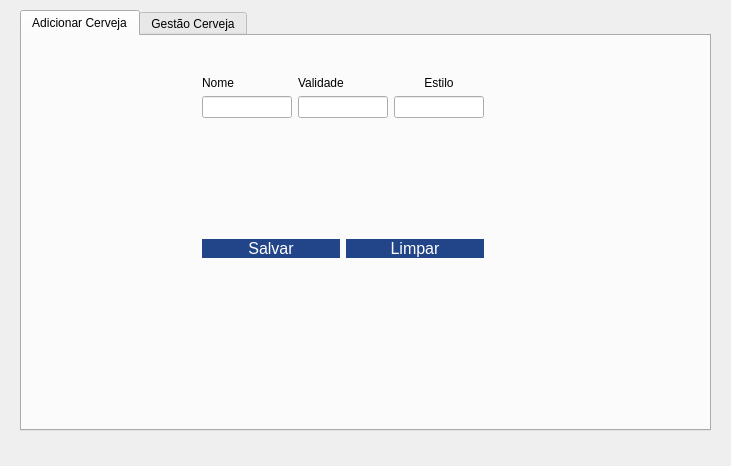
<?xml version="1.0" encoding="UTF-8"?>
<ui version="4.0">
 <class>fm_gestaocerveja</class>
 <widget class="QDialog" name="fm_gestaocerveja">
  <property name="geometry">
   <rect>
    <x>0</x>
    <y>0</y>
    <width>731</width>
    <height>466</height>
   </rect>
  </property>
  <property name="windowTitle">
   <string>Cerveja</string>
  </property>
  <property name="styleSheet">
   <string notr="true"/>
  </property>
  <widget class="QTabWidget" name="tabWidget">
   <property name="geometry">
    <rect>
     <x>20</x>
     <y>10</y>
     <width>691</width>
     <height>421</height>
    </rect>
   </property>
   <property name="styleSheet">
    <string notr="true"/>
   </property>
   <property name="currentIndex">
    <number>0</number>
   </property>
   <widget class="QWidget" name="tab_5">
    <attribute name="title">
     <string>Adicionar Cerveja</string>
    </attribute>
    <widget class="QWidget" name="layoutWidget">
     <property name="geometry">
      <rect>
       <x>180</x>
       <y>40</y>
       <width>282</width>
       <height>182</height>
      </rect>
     </property>
     <layout class="QVBoxLayout" name="verticalLayout_8">
      <item>
       <layout class="QVBoxLayout" name="verticalLayout_7">
        <item>
         <layout class="QHBoxLayout" name="horizontalLayout_2">
          <item>
           <layout class="QVBoxLayout" name="verticalLayout_4">
            <item>
             <widget class="QLabel" name="label_5">
              <property name="text">
               <string>Nome</string>
              </property>
             </widget>
            </item>
            <item>
             <widget class="QLineEdit" name="txt_add_nome"/>
            </item>
           </layout>
          </item>
          <item>
           <layout class="QVBoxLayout" name="verticalLayout_3">
            <item>
             <widget class="QLabel" name="label_6">
              <property name="text">
               <string>Validade</string>
              </property>
             </widget>
            </item>
            <item>
             <widget class="QLineEdit" name="txt_add_lote"/>
            </item>
           </layout>
          </item>
          <item>
           <layout class="QVBoxLayout" name="verticalLayout_5">
            <item>
             <widget class="QLabel" name="label_7">
              <property name="text">
               <string>Estilo</string>
              </property>
              <property name="alignment">
               <set>Qt::AlignCenter</set>
              </property>
             </widget>
            </item>
            <item>
             <widget class="QLineEdit" name="txt_add_estilo"/>
            </item>
           </layout>
          </item>
         </layout>
        </item>
       </layout>
      </item>
      <item>
       <spacer name="verticalSpacer">
        <property name="orientation">
         <enum>Qt::Vertical</enum>
        </property>
        <property name="sizeHint" stdset="0">
         <size>
          <width>20</width>
          <height>40</height>
         </size>
        </property>
       </spacer>
      </item>
      <item>
       <layout class="QHBoxLayout" name="horizontalLayout">
        <item>
         <widget class="QPushButton" name="btn_add_salvar">
          <property name="styleSheet">
           <string notr="true">QPushButton{
background:#248;
color:#fff;
font-size:12pt;
border:none;
border-radius:10px;
}
QPushButton:hover{
	background:#fff;
	color:#248;
	font-size:12pt;
	border:none;
	border-radius:10px;
}
</string>
          </property>
          <property name="text">
           <string>Salvar</string>
          </property>
         </widget>
        </item>
        <item>
         <widget class="QPushButton" name="btn_add_limpar">
          <property name="styleSheet">
           <string notr="true">QPushButton{
background:#248;
color:#fff;
font-size:12pt;
border:none;
border-radius:10px;
}
QPushButton:hover{
	background:#fff;
	color:#248;
	font-size:12pt;
	border:none;
	border-radius:10px;
}
</string>
          </property>
          <property name="text">
           <string>Limpar</string>
          </property>
         </widget>
        </item>
       </layout>
      </item>
     </layout>
    </widget>
   </widget>
   <widget class="QWidget" name="tab_6">
    <attribute name="title">
     <string>Gestão Cerveja</string>
    </attribute>
    <widget class="QTableWidget" name="tw_gc_listar">
     <property name="geometry">
      <rect>
       <x>30</x>
       <y>130</y>
       <width>281</width>
       <height>261</height>
      </rect>
     </property>
    </widget>
    <widget class="QWidget" name="layoutWidget_2">
     <property name="geometry">
      <rect>
       <x>30</x>
       <y>30</y>
       <width>212</width>
       <height>82</height>
      </rect>
     </property>
     <layout class="QHBoxLayout" name="horizontalLayout_5">
      <item>
       <layout class="QVBoxLayout" name="verticalLayout_16">
        <item>
         <widget class="QLabel" name="label_9">
          <property name="text">
           <string>Filtar por:</string>
          </property>
         </widget>
        </item>
        <item>
         <layout class="QVBoxLayout" name="verticalLayout_15">
          <item>
           <widget class="QRadioButton" name="rb_gc_idCerveja">
            <property name="text">
             <string>ID Cerveja</string>
            </property>
           </widget>
          </item>
          <item>
           <widget class="QRadioButton" name="rb_gc_nome">
            <property name="text">
             <string>Nome</string>
            </property>
           </widget>
          </item>
         </layout>
        </item>
       </layout>
      </item>
      <item>
       <layout class="QVBoxLayout" name="verticalLayout_14">
        <item>
         <layout class="QVBoxLayout" name="verticalLayout_13">
          <item>
           <widget class="QLabel" name="label_17">
            <property name="text">
             <string>Filtro</string>
            </property>
           </widget>
          </item>
          <item>
           <widget class="QLineEdit" name="txt_gc_filtrar"/>
          </item>
         </layout>
        </item>
        <item>
         <widget class="QPushButton" name="btn_gv_filtrar">
          <property name="styleSheet">
           <string notr="true">QPushButton{
background:#248;
color:#fff;
font-size:12pt;
border:none;
border-radius:10px;
}
QPushButton:hover{
	background:#fff;
	color:#248;
	font-size:12pt;
	border:none;
	border-radius:10px;
}
</string>
          </property>
          <property name="text">
           <string>Filtrar</string>
          </property>
          <property name="autoDefault">
           <bool>false</bool>
          </property>
         </widget>
        </item>
       </layout>
      </item>
     </layout>
    </widget>
    <widget class="QWidget" name="layoutWidget_3">
     <property name="geometry">
      <rect>
       <x>390</x>
       <y>50</y>
       <width>170</width>
       <height>241</height>
      </rect>
     </property>
     <layout class="QVBoxLayout" name="verticalLayout_17">
      <item>
       <layout class="QVBoxLayout" name="verticalLayout_6">
        <item>
         <widget class="QLabel" name="label_10">
          <property name="text">
           <string>Nome</string>
          </property>
         </widget>
        </item>
        <item>
         <widget class="QLineEdit" name="txt_gc_nome"/>
        </item>
       </layout>
      </item>
      <item>
       <layout class="QVBoxLayout" name="verticalLayout_9">
        <item>
         <widget class="QLabel" name="label_13">
          <property name="text">
           <string>Validade</string>
          </property>
         </widget>
        </item>
        <item>
         <widget class="QLineEdit" name="txt_gc_lote"/>
        </item>
       </layout>
      </item>
      <item>
       <layout class="QVBoxLayout" name="verticalLayout_10">
        <item>
         <widget class="QLabel" name="label_14">
          <property name="text">
           <string>Estilo</string>
          </property>
         </widget>
        </item>
        <item>
         <widget class="QLineEdit" name="txt_gc_estilo"/>
        </item>
       </layout>
      </item>
      <item>
       <spacer name="verticalSpacer_2">
        <property name="orientation">
         <enum>Qt::Vertical</enum>
        </property>
        <property name="sizeHint" stdset="0">
         <size>
          <width>20</width>
          <height>40</height>
         </size>
        </property>
       </spacer>
      </item>
      <item>
       <layout class="QHBoxLayout" name="horizontalLayout_4">
        <item>
         <widget class="QPushButton" name="pushButtonSalvar_2">
          <property name="styleSheet">
           <string notr="true">QPushButton{
background:#248;
color:#fff;
font-size:12pt;
border:none;
border-radius:10px;
}
QPushButton:hover{
	background:#fff;
	color:#248;
	font-size:12pt;
	border:none;
	border-radius:10px;
}
</string>
          </property>
          <property name="text">
           <string>Salvar</string>
          </property>
          <property name="autoDefault">
           <bool>false</bool>
          </property>
         </widget>
        </item>
        <item>
         <widget class="QPushButton" name="pushButtonExcluir_2">
          <property name="styleSheet">
           <string notr="true">QPushButton{
background:#248;
color:#fff;
font-size:12pt;
border:none;
border-radius:10px;
}
QPushButton:hover{
	background:#fff;
	color:#248;
	font-size:12pt;
	border:none;
	border-radius:10px;
}
</string>
          </property>
          <property name="text">
           <string>Excluir</string>
          </property>
          <property name="autoDefault">
           <bool>false</bool>
          </property>
         </widget>
        </item>
       </layout>
      </item>
     </layout>
    </widget>
   </widget>
  </widget>
 </widget>
 <resources/>
 <connections/>
</ui>
